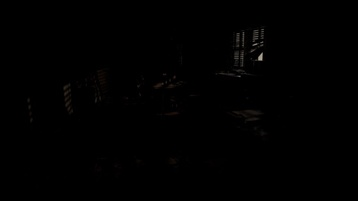
#> input picture Image Enhancement/dark.jpg, 358 x 201 px, shrunk from 960 x 540 before the run
$ python 'image_enhancement 2.py'
#> lines starting #> are read from the running program, lines starting #| are printed output that depends on the picture
import cv2
import numpy as np

img0 = cv2.imread('dark.jpg')
#> img0 is the input picture: shape (201, 358, 3); mean B, G, R 0.5, 0.6, 0.7
img1 = cv2.imread('bright.jpg')
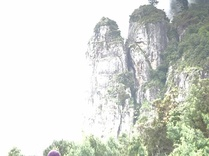
#> input picture Image Enhancement/bright.jpg, 209 x 156 px, shrunk from 560 x 420 before the run
#> img1 is the input picture: shape (156, 209, 3); mean B, G, R 210.5, 216.8, 213.6
img2 = cv2.imread('gray.jpg')
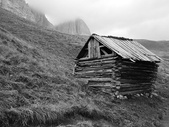
#> input picture Image Enhancement/gray.jpg, 169 x 127 px, shrunk from 453 x 340 before the run
#> img2 is the input picture: shape (127, 169, 3); min 0, max 255, mean 121.3
img3 = cv2.imread('normal.jpg')
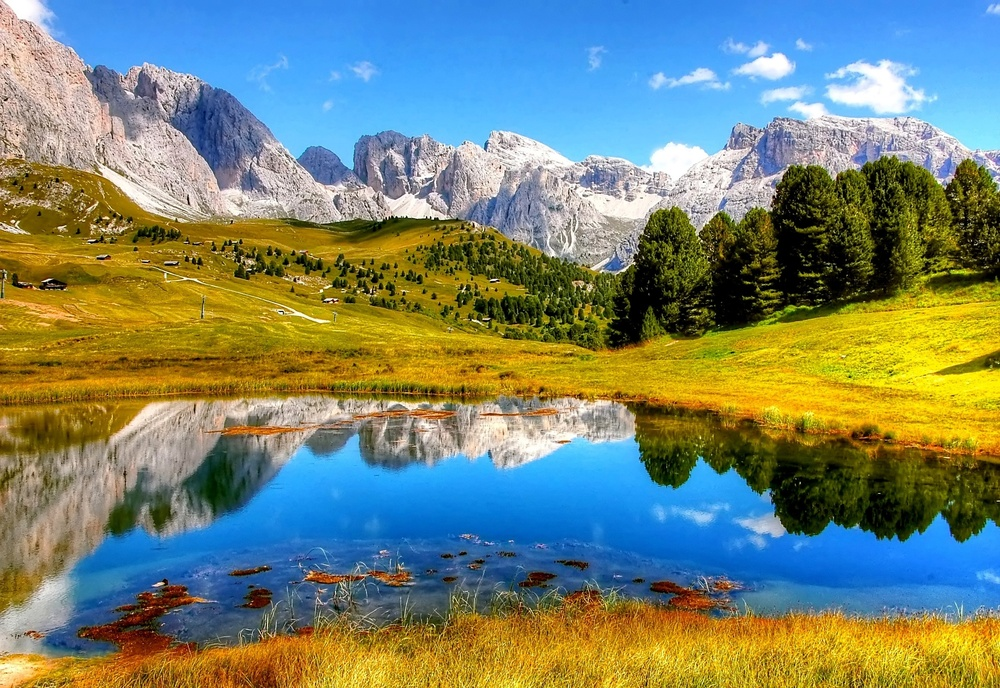
#> input picture Image Enhancement/normal.jpg, 1000 x 688 px, shrunk from 2685 x 1846 before the run
#> img3 is the input picture: shape (688, 1000, 3); mean B, G, R 114.2, 133.4, 119.7

def gamma_trans(img,gamma):
    #具体做法先归一化到1，然后gamma作为指数值求出新的像素值再还原
#> called with gamma = 0.5
    gamma_table = [np.power(x/255.0,gamma)*255.0 for x in range(256)]
    gamma_table = np.round(np.array(gamma_table)).astype(np.uint8)
    #实现映射用的是Opencv的查表函数
    return cv2.LUT(img,gamma_table)

img0_corrted = gamma_trans(img0, 0.5)
cv2.imwrite('dark_gamma05.jpg',img0_corrted)
'''
cv2.imshow('img0',img0)
cv2.waitKey()
cv2.imshow('gamma_image',img0_corrted)
cv2.waitKey()
'''

img0_corrted = gamma_trans(img0, 2)
cv2.imwrite('dark_gamma2.jpg',img0_corrted)

img1_corrted = gamma_trans(img1, 0.5)
cv2.imwrite('bright_gamma05.jpg',img1_corrted)

img1_corrted = gamma_trans(img1, 2)
cv2.imwrite('bright_gamma2.jpg',img1_corrted)

img2_corrted = gamma_trans(img2, 0.5)
#> in gamma_trans (call 5), `return cv2.LUT(img,gamma_table)`:
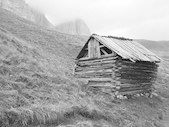
#> returned value: shape (127, 169, 3); min 0, max 255, mean 168.3
cv2.imwrite('gray_gamma05.jpg',img2_corrted)

img2_corrted = gamma_trans(img2, 2)
#> in gamma_trans (call 6), `return cv2.LUT(img,gamma_table)`:
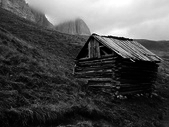
#> returned value: shape (127, 169, 3); min 0, max 255, mean 75.5
cv2.imwrite('gray_gamma2.jpg',img2_corrted)

img3_corrted = gamma_trans(img3, 0.5)
#> in gamma_trans (call 7), `return cv2.LUT(img,gamma_table)`:
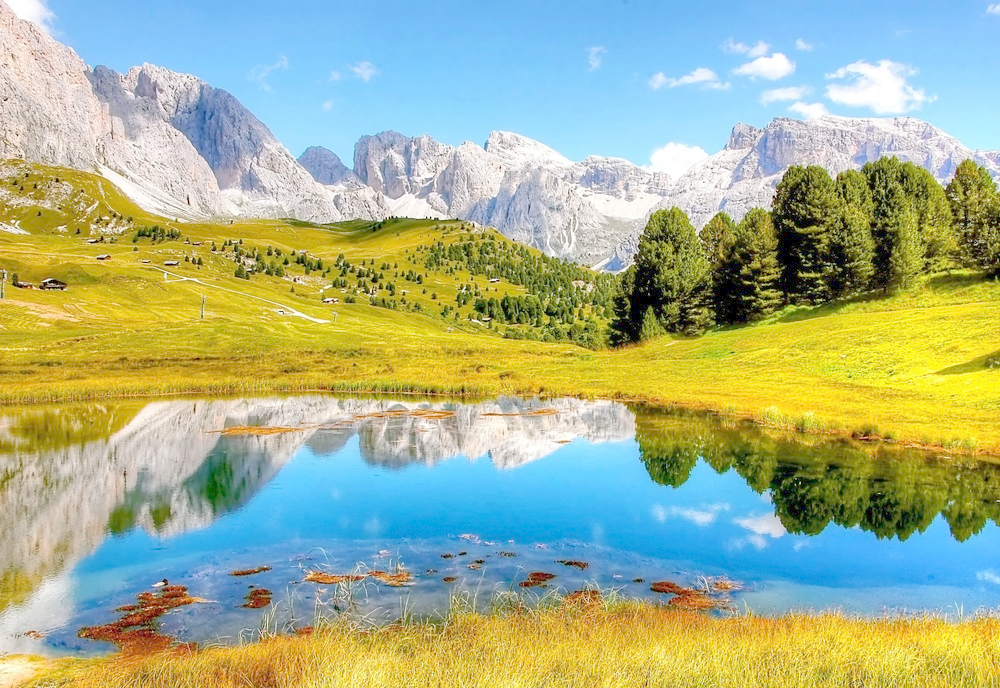
#> returned value: shape (688, 1000, 3); mean of channels 0, 1, 2 142.8, 178.9, 164.1; drawn as B, G, R
cv2.imwrite('normal_gamma05.jpg',img3_corrted)

img3_corrted = gamma_trans(img3, 2)
#> in gamma_trans (call 8), `return cv2.LUT(img,gamma_table)`:
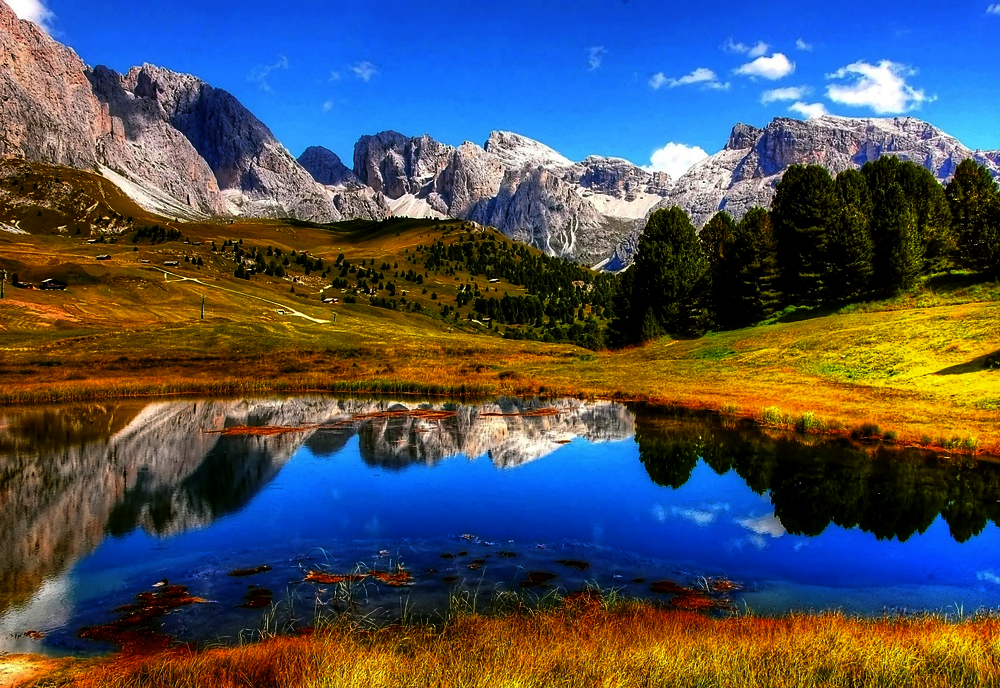
#> returned value: shape (688, 1000, 3); mean of channels 0, 1, 2 90.2, 81.4, 76.4; drawn as B, G, R
cv2.imwrite('normal_gamma2.jpg',img3_corrted)
